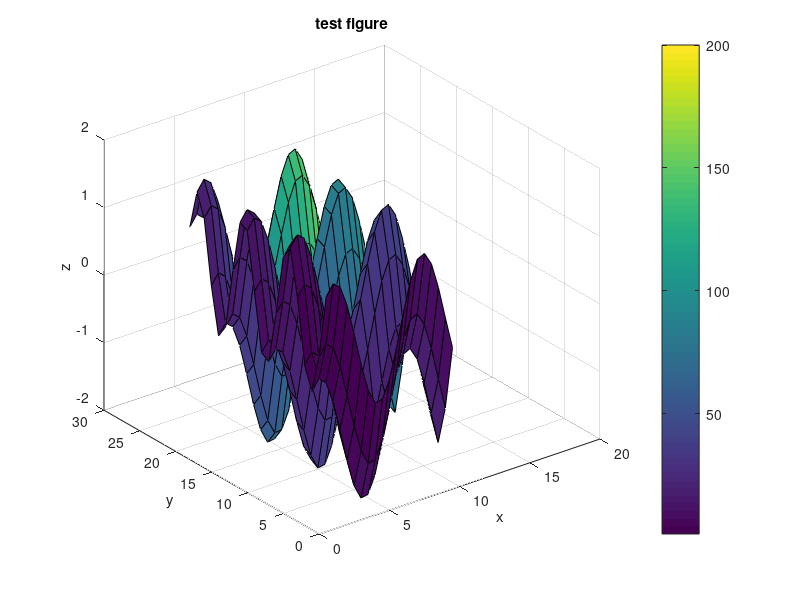
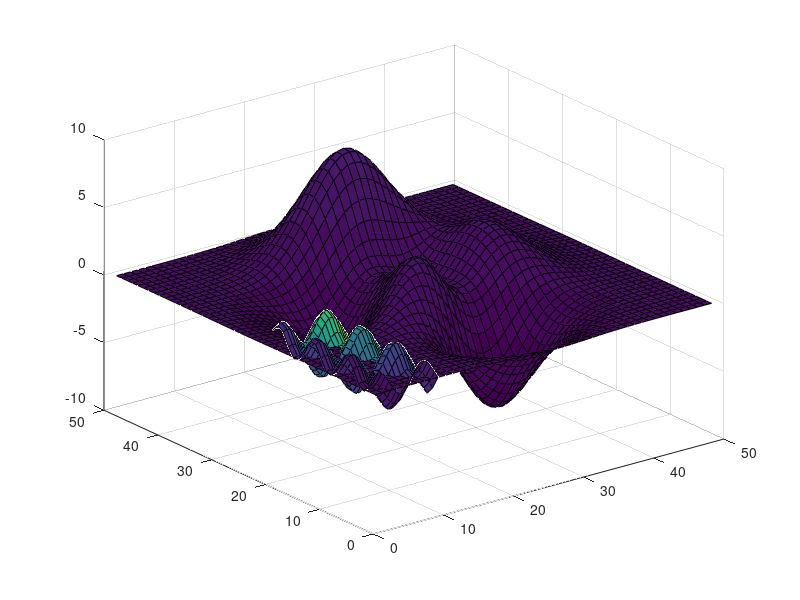
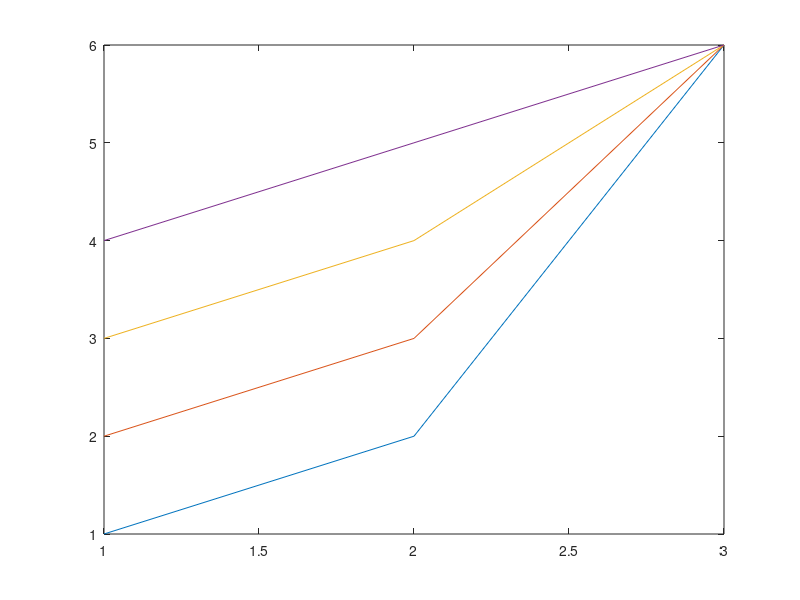
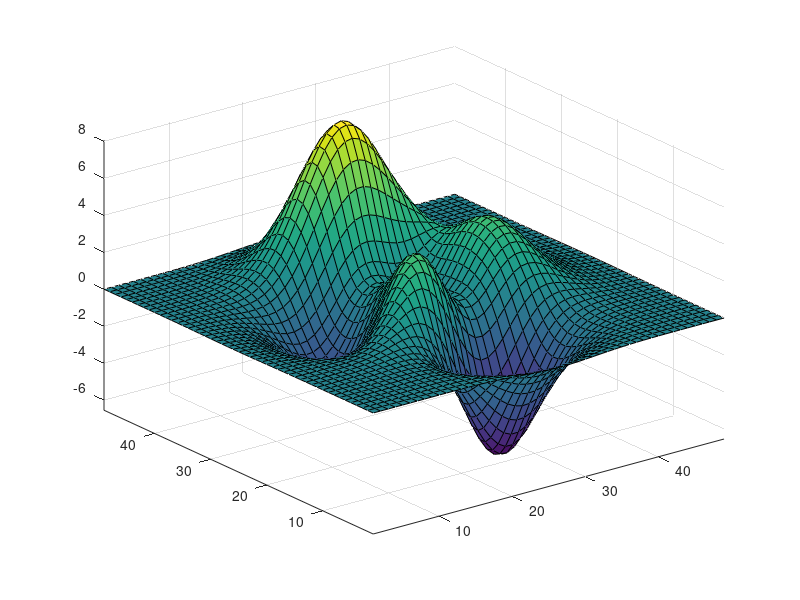

Recreate these plots in MATLAB, in order. (Note: this script raises an error after producing the figures.)
clc,clear,close all
%review the plot tech
[X,Y] = meshgrid(1:0.5:10,1:20);
Z = sin(X) + cos(Y);
C = X.*Y;
surf(X,Y,Z,C)
colorbar
xlabel('x')
ylabel('y')
zlabel('z')
title('test figure')
axis([0 20 0 30 -2 2])
figure
surf(X,Y,Z,C)
hold on
Z2=peaks;
surf(Z2)
hold off
figure
A=[1 2 3 4;
   2 3 4 5;
   6 6 6 6;]
plot(A)
F=getframe;
figure
imshow(F.cdata)
figure
Z = peaks;
surf(Z)
axis tight manual
ax = gca;
ax.NextPlot = 'replaceChildren';


loops = 40;
F(loops) = struct('cdata',[],'colormap',[]);
for j = 1:loops
    X = sin(j*pi/10)*Z;
    surf(X,Z)
    drawnow
    F(j) = getframe;
end